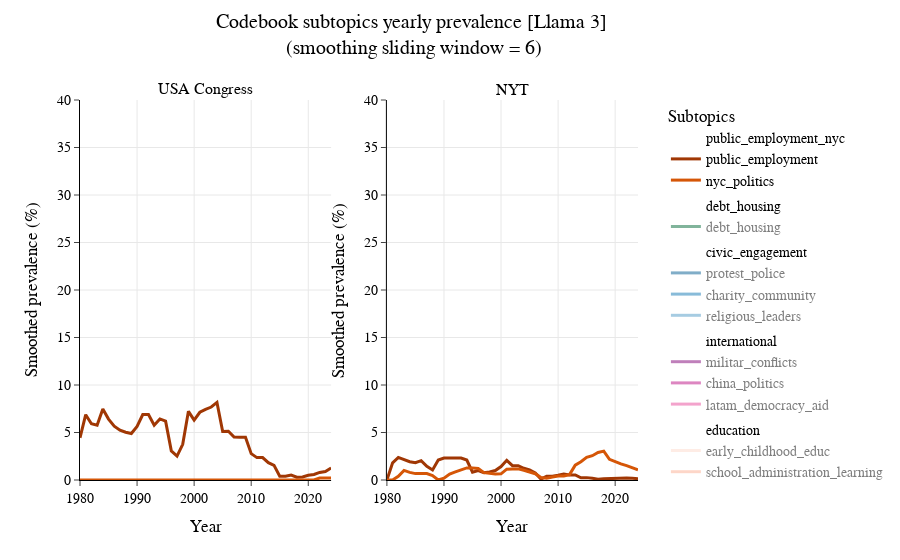

Notebook code cell kept with this figure:
### Code cell
#topic = ['public_employment_nyc', 'welfare_idiology', 'civic_engagement', 'international', 'environment', 'arts_entertainment', 'sports']
#plot_topic_subtopics(stm_congress_df, stm_nyt_df, cliff_name = "STM", topic_names = topic, topic_groups = topic_groups, 
#                     window_size=window_size, df1_name=df1_name, df2_name=df2_name, ymax = ymax, output_path= "stm_subtopic_prevalence2.html")

topic = ['public_employment_nyc', 'debt_housing', 'civic_engagement', 'international', "education",'environment', 'arts_entertainment', 'sports']
plot_topic_subtopics(llama_congress_df, llama_nyt_df, cliff_name = "Llama 3", topic_names = topic, topic_groups = topic_groups, 
                     window_size=window_size, df1_name=df1_name, df2_name=df2_name, ymax = ymax, output_path= "llama_subtopic_prevalence2.html")
